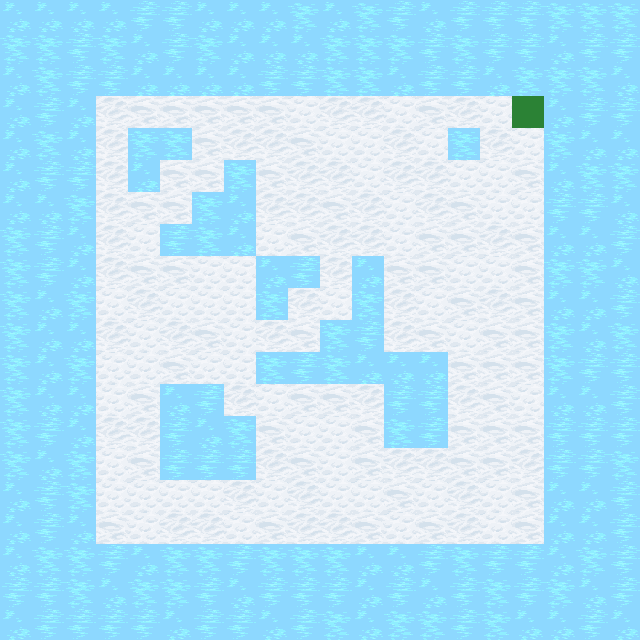

Tiled map render using the project's own tile images. Description and the map definition, with tile-layer contents summarised, below:
An orthogonal 20x20 tile map with 32x32 px tiles, 3 tile layers (Hole, Ice, Finish), 2 tilesets.

<map version="1.0" orientation="orthogonal" renderorder="right-down" width="20" height="20" tilewidth="32" tileheight="32" nextobjectid="1">
 <tileset firstgid="1" name="terrain" tilewidth="32" tileheight="32" tilecount="1024" columns="32">
  <image source="../tilesets/terrain.png" width="1024" height="1024" />
 </tileset>
 <tileset firstgid="1025" name="town_snow" tilewidth="32" tileheight="32" tilecount="30" columns="10">
  <image source="../tilesets/town_snow.png" width="320" height="96" />
 </tileset>
 <layer name="Hole" width="20" height="20">
  <data>[400 cells, 400 non-empty, 3 distinct tile ids]</data>
 </layer>
 <layer name="Ice" width="20" height="20">
  <data>[400 cells, 160 non-empty, 3 distinct tile ids]</data>
 </layer>
 <layer name="Finish" width="20" height="20">
  <data>[400 cells, 1 non-empty, 1 distinct tile ids]</data>
 </layer>
</map>
